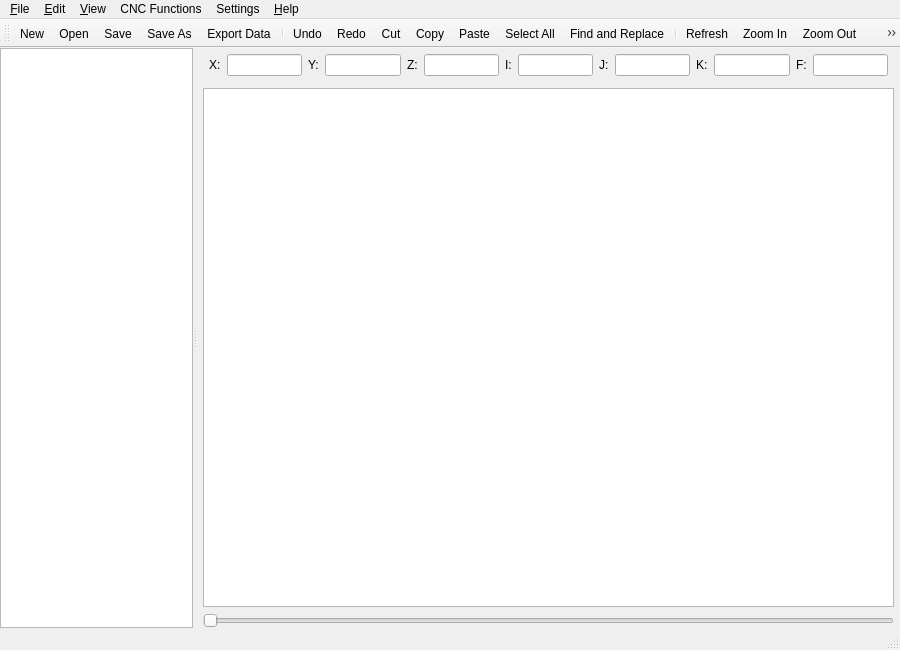
<?xml version="1.0" encoding="UTF-8"?>
<ui version="4.0">
 <class>MainWindow</class>
 <widget class="QMainWindow" name="MainWindow">
  <property name="geometry">
   <rect>
    <x>0</x>
    <y>0</y>
    <width>900</width>
    <height>650</height>
   </rect>
  </property>
  <property name="contextMenuPolicy">
   <enum>Qt::NoContextMenu</enum>
  </property>
  <property name="windowTitle">
   <string>Easy G-code Plot</string>
  </property>
  <widget class="QWidget" name="centralwidget">
   <layout class="QHBoxLayout" name="horizontalLayout">
    <property name="leftMargin">
     <number>0</number>
    </property>
    <property name="topMargin">
     <number>0</number>
    </property>
    <property name="rightMargin">
     <number>0</number>
    </property>
    <property name="bottomMargin">
     <number>0</number>
    </property>
    <item>
     <widget class="QSplitter" name="splitter">
      <property name="orientation">
       <enum>Qt::Horizontal</enum>
      </property>
      <widget class="QTextEdit" name="textEdit"/>
      <widget class="QWidget" name="layoutWidget">
       <layout class="QVBoxLayout" name="verticalLayout">
        <property name="leftMargin">
         <number>6</number>
        </property>
        <property name="rightMargin">
         <number>6</number>
        </property>
        <item>
         <layout class="QHBoxLayout" name="horizontalLayout_2">
          <property name="leftMargin">
           <number>6</number>
          </property>
          <property name="topMargin">
           <number>6</number>
          </property>
          <property name="rightMargin">
           <number>6</number>
          </property>
          <property name="bottomMargin">
           <number>6</number>
          </property>
          <item>
           <widget class="QLabel" name="labelX">
            <property name="text">
             <string>X:</string>
            </property>
           </widget>
          </item>
          <item>
           <widget class="QLineEdit" name="lineEditX">
            <property name="readOnly">
             <bool>true</bool>
            </property>
           </widget>
          </item>
          <item>
           <widget class="QLabel" name="labelY">
            <property name="text">
             <string>Y:</string>
            </property>
           </widget>
          </item>
          <item>
           <widget class="QLineEdit" name="lineEditY">
            <property name="readOnly">
             <bool>true</bool>
            </property>
           </widget>
          </item>
          <item>
           <widget class="QLabel" name="labelZ">
            <property name="text">
             <string>Z:</string>
            </property>
           </widget>
          </item>
          <item>
           <widget class="QLineEdit" name="lineEditZ">
            <property name="readOnly">
             <bool>true</bool>
            </property>
           </widget>
          </item>
          <item>
           <widget class="QLabel" name="label_I">
            <property name="text">
             <string>I:</string>
            </property>
           </widget>
          </item>
          <item>
           <widget class="QLineEdit" name="lineEdit_I">
            <property name="readOnly">
             <bool>true</bool>
            </property>
           </widget>
          </item>
          <item>
           <widget class="QLabel" name="label_J">
            <property name="text">
             <string>J:</string>
            </property>
           </widget>
          </item>
          <item>
           <widget class="QLineEdit" name="lineEdit_J">
            <property name="readOnly">
             <bool>true</bool>
            </property>
           </widget>
          </item>
          <item>
           <widget class="QLabel" name="label_K">
            <property name="text">
             <string>K:</string>
            </property>
           </widget>
          </item>
          <item>
           <widget class="QLineEdit" name="lineEdit_K">
            <property name="readOnly">
             <bool>true</bool>
            </property>
           </widget>
          </item>
          <item>
           <widget class="QLabel" name="labelFeed">
            <property name="text">
             <string>F:</string>
            </property>
           </widget>
          </item>
          <item>
           <widget class="QLineEdit" name="lineEditFeed">
            <property name="readOnly">
             <bool>true</bool>
            </property>
           </widget>
          </item>
         </layout>
        </item>
        <item>
         <widget class="QGraphicsView" name="graphicsView"/>
        </item>
        <item>
         <widget class="QSlider" name="horizontalSlider">
          <property name="orientation">
           <enum>Qt::Horizontal</enum>
          </property>
         </widget>
        </item>
       </layout>
      </widget>
     </widget>
    </item>
   </layout>
  </widget>
  <widget class="QMenuBar" name="menubar">
   <property name="geometry">
    <rect>
     <x>0</x>
     <y>0</y>
     <width>900</width>
     <height>22</height>
    </rect>
   </property>
   <widget class="QMenu" name="menu_File">
    <property name="title">
     <string>&amp;File</string>
    </property>
    <addaction name="actionNew"/>
    <addaction name="actionOpen"/>
    <addaction name="separator"/>
    <addaction name="actionSave"/>
    <addaction name="actionSaveAs"/>
    <addaction name="actionExportData"/>
    <addaction name="separator"/>
    <addaction name="actionExit"/>
   </widget>
   <widget class="QMenu" name="menu_Edit">
    <property name="title">
     <string>&amp;Edit</string>
    </property>
    <addaction name="actionUndo"/>
    <addaction name="actionRedo"/>
    <addaction name="separator"/>
    <addaction name="actionCut"/>
    <addaction name="actionCopy"/>
    <addaction name="actionPaste"/>
    <addaction name="actionSelectAll"/>
    <addaction name="separator"/>
    <addaction name="actionFindReplace"/>
   </widget>
   <widget class="QMenu" name="menu_Help">
    <property name="title">
     <string>&amp;Help</string>
    </property>
    <addaction name="actionAbout"/>
   </widget>
   <widget class="QMenu" name="menuSettings">
    <property name="title">
     <string>Settings</string>
    </property>
    <widget class="QMenu" name="menuArc_Type">
     <property name="title">
      <string>Arc Type</string>
     </property>
     <property name="icon">
      <iconset resource="files_res.qrc">
       <normaloff>:/resource/icons/arc.png</normaloff>:/resource/icons/arc.png</iconset>
     </property>
     <addaction name="actionRelative_to_start"/>
     <addaction name="actionAbsolute"/>
     <addaction name="actionRadius_value"/>
    </widget>
    <addaction name="menuArc_Type"/>
    <addaction name="actionLatheMode"/>
   </widget>
   <widget class="QMenu" name="menu_View">
    <property name="title">
     <string>&amp;View</string>
    </property>
    <addaction name="actionRefresh"/>
    <addaction name="separator"/>
    <addaction name="actionZoom_In"/>
    <addaction name="actionZoom_Out"/>
    <addaction name="separator"/>
    <addaction name="action3D"/>
    <addaction name="actionTop"/>
    <addaction name="actionFront"/>
    <addaction name="actionLeft"/>
    <addaction name="actionGrid"/>
   </widget>
   <widget class="QMenu" name="menuCNC_Functions">
    <property name="title">
     <string>CNC Functions</string>
    </property>
    <widget class="QMenu" name="menuBlockNumbers">
     <property name="title">
      <string>Block Numbers</string>
     </property>
     <property name="icon">
      <iconset resource="files_res.qrc">
       <normaloff>:/resource/icons/number.png</normaloff>:/resource/icons/number.png</iconset>
     </property>
     <addaction name="separator"/>
     <addaction name="actionRenumber"/>
     <addaction name="actionNumbRemove"/>
    </widget>
    <addaction name="menuBlockNumbers"/>
    <addaction name="actionRemoveSpaces"/>
    <addaction name="actionRemoveEmptyLines"/>
    <addaction name="actionStatistics"/>
   </widget>
   <addaction name="menu_File"/>
   <addaction name="menu_Edit"/>
   <addaction name="menu_View"/>
   <addaction name="menuCNC_Functions"/>
   <addaction name="menuSettings"/>
   <addaction name="menu_Help"/>
  </widget>
  <widget class="QStatusBar" name="statusbar"/>
  <widget class="QToolBar" name="toolBar">
   <property name="windowTitle">
    <string>toolBar</string>
   </property>
   <attribute name="toolBarArea">
    <enum>TopToolBarArea</enum>
   </attribute>
   <attribute name="toolBarBreak">
    <bool>false</bool>
   </attribute>
   <addaction name="actionNew"/>
   <addaction name="actionOpen"/>
   <addaction name="actionSave"/>
   <addaction name="actionSaveAs"/>
   <addaction name="actionExportData"/>
   <addaction name="separator"/>
   <addaction name="actionUndo"/>
   <addaction name="actionRedo"/>
   <addaction name="actionCut"/>
   <addaction name="actionCopy"/>
   <addaction name="actionPaste"/>
   <addaction name="actionSelectAll"/>
   <addaction name="actionFindReplace"/>
   <addaction name="separator"/>
   <addaction name="actionRefresh"/>
   <addaction name="actionZoom_In"/>
   <addaction name="actionZoom_Out"/>
   <addaction name="action3D"/>
   <addaction name="actionTop"/>
   <addaction name="actionFront"/>
   <addaction name="actionLeft"/>
   <addaction name="actionGrid"/>
   <addaction name="separator"/>
   <addaction name="actionStep_Backward"/>
   <addaction name="actionPlay"/>
   <addaction name="actionStop"/>
   <addaction name="actionStep_Forward"/>
  </widget>
  <action name="actionNew">
   <property name="icon">
    <iconset resource="files_res.qrc">
     <normaloff>:/resource/icons/new.png</normaloff>:/resource/icons/new.png</iconset>
   </property>
   <property name="text">
    <string>&amp;New</string>
   </property>
   <property name="shortcut">
    <string>Ctrl+N</string>
   </property>
  </action>
  <action name="actionOpen">
   <property name="icon">
    <iconset resource="files_res.qrc">
     <normaloff>:/resource/icons/open.png</normaloff>:/resource/icons/open.png</iconset>
   </property>
   <property name="text">
    <string>&amp;Open</string>
   </property>
   <property name="shortcut">
    <string>Ctrl+O</string>
   </property>
  </action>
  <action name="actionSave">
   <property name="icon">
    <iconset resource="files_res.qrc">
     <normaloff>:/resource/icons/save.png</normaloff>:/resource/icons/save.png</iconset>
   </property>
   <property name="text">
    <string>&amp;Save</string>
   </property>
   <property name="shortcut">
    <string>Ctrl+S</string>
   </property>
  </action>
  <action name="actionSaveAs">
   <property name="icon">
    <iconset resource="files_res.qrc">
     <normaloff>:/resource/icons/save-as.png</normaloff>:/resource/icons/save-as.png</iconset>
   </property>
   <property name="text">
    <string>Save &amp;As</string>
   </property>
   <property name="shortcut">
    <string>Ctrl+Shift+S</string>
   </property>
  </action>
  <action name="actionExit">
   <property name="icon">
    <iconset resource="files_res.qrc">
     <normaloff>:/resource/icons/exit.png</normaloff>:/resource/icons/exit.png</iconset>
   </property>
   <property name="text">
    <string>&amp;Exit</string>
   </property>
   <property name="shortcut">
    <string>Alt+X</string>
   </property>
  </action>
  <action name="actionUndo">
   <property name="icon">
    <iconset resource="files_res.qrc">
     <normaloff>:/resource/icons/undo.png</normaloff>:/resource/icons/undo.png</iconset>
   </property>
   <property name="text">
    <string>&amp;Undo</string>
   </property>
   <property name="shortcut">
    <string>Ctrl+Z</string>
   </property>
  </action>
  <action name="actionRedo">
   <property name="icon">
    <iconset resource="files_res.qrc">
     <normaloff>:/resource/icons/redo.png</normaloff>:/resource/icons/redo.png</iconset>
   </property>
   <property name="text">
    <string>&amp;Redo</string>
   </property>
   <property name="shortcut">
    <string>Ctrl+Y</string>
   </property>
  </action>
  <action name="actionCut">
   <property name="icon">
    <iconset resource="files_res.qrc">
     <normaloff>:/resource/icons/cut.png</normaloff>:/resource/icons/cut.png</iconset>
   </property>
   <property name="text">
    <string>Cu&amp;t</string>
   </property>
   <property name="shortcut">
    <string>Ctrl+X</string>
   </property>
  </action>
  <action name="actionCopy">
   <property name="icon">
    <iconset resource="files_res.qrc">
     <normaloff>:/resource/icons/copy.png</normaloff>:/resource/icons/copy.png</iconset>
   </property>
   <property name="text">
    <string>&amp;Copy</string>
   </property>
   <property name="shortcut">
    <string>Ctrl+C</string>
   </property>
  </action>
  <action name="actionPaste">
   <property name="icon">
    <iconset resource="files_res.qrc">
     <normaloff>:/resource/icons/paste.png</normaloff>:/resource/icons/paste.png</iconset>
   </property>
   <property name="text">
    <string>&amp;Paste</string>
   </property>
   <property name="shortcut">
    <string>Ctrl+P</string>
   </property>
  </action>
  <action name="actionSelectAll">
   <property name="icon">
    <iconset resource="files_res.qrc">
     <normaloff>:/resource/icons/select-all.png</normaloff>:/resource/icons/select-all.png</iconset>
   </property>
   <property name="text">
    <string>Select &amp;All</string>
   </property>
   <property name="shortcut">
    <string>Ctrl+A</string>
   </property>
  </action>
  <action name="actionAbout">
   <property name="icon">
    <iconset resource="files_res.qrc">
     <normaloff>:/resource/icons/about.png</normaloff>:/resource/icons/about.png</iconset>
   </property>
   <property name="text">
    <string>&amp;About</string>
   </property>
   <property name="shortcut">
    <string>F1</string>
   </property>
  </action>
  <action name="actionFindReplace">
   <property name="icon">
    <iconset resource="files_res.qrc">
     <normaloff>:/resource/icons/find-replace.png</normaloff>:/resource/icons/find-replace.png</iconset>
   </property>
   <property name="text">
    <string>&amp;Find and Replace</string>
   </property>
   <property name="toolTip">
    <string>Find and Replace</string>
   </property>
   <property name="shortcut">
    <string>Ctrl+F</string>
   </property>
  </action>
  <action name="actionRefresh">
   <property name="icon">
    <iconset resource="files_res.qrc">
     <normaloff>:/resource/icons/refresh.png</normaloff>:/resource/icons/refresh.png</iconset>
   </property>
   <property name="text">
    <string>Refresh</string>
   </property>
   <property name="toolTip">
    <string>Refresh</string>
   </property>
  </action>
  <action name="actionPlay">
   <property name="checkable">
    <bool>true</bool>
   </property>
   <property name="icon">
    <iconset resource="files_res.qrc">
     <normaloff>:/resource/icons/play.png</normaloff>:/resource/icons/play.png</iconset>
   </property>
   <property name="text">
    <string>Play</string>
   </property>
  </action>
  <action name="actionStop">
   <property name="checkable">
    <bool>true</bool>
   </property>
   <property name="icon">
    <iconset resource="files_res.qrc">
     <normaloff>:/resource/icons/stop.png</normaloff>:/resource/icons/stop.png</iconset>
   </property>
   <property name="text">
    <string>Stop</string>
   </property>
  </action>
  <action name="actionExportData">
   <property name="icon">
    <iconset resource="files_res.qrc">
     <normaloff>:/resource/icons/export.png</normaloff>:/resource/icons/export.png</iconset>
   </property>
   <property name="text">
    <string>Export &amp;Data</string>
   </property>
  </action>
  <action name="action3D">
   <property name="icon">
    <iconset resource="files_res.qrc">
     <normaloff>:/resource/icons/3D.png</normaloff>:/resource/icons/3D.png</iconset>
   </property>
   <property name="text">
    <string>View 3D</string>
   </property>
   <property name="toolTip">
    <string>View 3D</string>
   </property>
  </action>
  <action name="actionTop">
   <property name="icon">
    <iconset resource="files_res.qrc">
     <normaloff>:/resource/icons/top.png</normaloff>:/resource/icons/top.png</iconset>
   </property>
   <property name="text">
    <string>View Top</string>
   </property>
   <property name="toolTip">
    <string>View Top (XY/G17)</string>
   </property>
  </action>
  <action name="actionFront">
   <property name="icon">
    <iconset resource="files_res.qrc">
     <normaloff>:/resource/icons/front.png</normaloff>:/resource/icons/front.png</iconset>
   </property>
   <property name="text">
    <string>View Front</string>
   </property>
   <property name="toolTip">
    <string>View Front (XZ/G18)</string>
   </property>
  </action>
  <action name="actionLeft">
   <property name="icon">
    <iconset resource="files_res.qrc">
     <normaloff>:/resource/icons/left.png</normaloff>:/resource/icons/left.png</iconset>
   </property>
   <property name="text">
    <string>View Left</string>
   </property>
   <property name="toolTip">
    <string>View Left (YZ/G19)</string>
   </property>
  </action>
  <action name="actionRelative_to_start">
   <property name="checkable">
    <bool>true</bool>
   </property>
   <property name="text">
    <string>Relative to start</string>
   </property>
  </action>
  <action name="actionAbsolute">
   <property name="checkable">
    <bool>true</bool>
   </property>
   <property name="text">
    <string>Absolute arc center</string>
   </property>
  </action>
  <action name="actionRadius_value">
   <property name="checkable">
    <bool>true</bool>
   </property>
   <property name="text">
    <string>Radius value</string>
   </property>
  </action>
  <action name="actionZoom_In">
   <property name="icon">
    <iconset resource="files_res.qrc">
     <normaloff>:/resource/icons/zoom-in.png</normaloff>:/resource/icons/zoom-in.png</iconset>
   </property>
   <property name="text">
    <string>Zoom In</string>
   </property>
   <property name="toolTip">
    <string>Zoom In</string>
   </property>
   <property name="shortcut">
    <string>Ctrl++</string>
   </property>
   <property name="menuRole">
    <enum>QAction::NoRole</enum>
   </property>
  </action>
  <action name="actionZoom_Out">
   <property name="icon">
    <iconset resource="files_res.qrc">
     <normaloff>:/resource/icons/zoom-out.png</normaloff>:/resource/icons/zoom-out.png</iconset>
   </property>
   <property name="text">
    <string>Zoom Out</string>
   </property>
   <property name="toolTip">
    <string>Zoom Out</string>
   </property>
   <property name="shortcut">
    <string>Ctrl+-</string>
   </property>
   <property name="menuRole">
    <enum>QAction::NoRole</enum>
   </property>
  </action>
  <action name="actionStep_Backward">
   <property name="icon">
    <iconset resource="files_res.qrc">
     <normaloff>:/resource/icons/step_backward.png</normaloff>:/resource/icons/step_backward.png</iconset>
   </property>
   <property name="text">
    <string>Step Backward</string>
   </property>
   <property name="toolTip">
    <string>Step Backward</string>
   </property>
   <property name="menuRole">
    <enum>QAction::NoRole</enum>
   </property>
  </action>
  <action name="actionStep_Forward">
   <property name="icon">
    <iconset resource="files_res.qrc">
     <normaloff>:/resource/icons/step_forward.png</normaloff>:/resource/icons/step_forward.png</iconset>
   </property>
   <property name="text">
    <string>Step Forward</string>
   </property>
   <property name="menuRole">
    <enum>QAction::NoRole</enum>
   </property>
  </action>
  <action name="actionLatheMode">
   <property name="checkable">
    <bool>true</bool>
   </property>
   <property name="icon">
    <iconset resource="files_res.qrc">
     <normaloff>:/resource/icons/lathe.png</normaloff>:/resource/icons/lathe.png</iconset>
   </property>
   <property name="text">
    <string>Lathe Mode</string>
   </property>
   <property name="toolTip">
    <string>Lathe Mode</string>
   </property>
  </action>
  <action name="actionGrid">
   <property name="checkable">
    <bool>true</bool>
   </property>
   <property name="icon">
    <iconset resource="files_res.qrc">
     <normaloff>:/resource/icons/grid.png</normaloff>:/resource/icons/grid.png</iconset>
   </property>
   <property name="text">
    <string>Grid</string>
   </property>
   <property name="toolTip">
    <string>Grid</string>
   </property>
   <property name="menuRole">
    <enum>QAction::NoRole</enum>
   </property>
  </action>
  <action name="actionStatistics">
   <property name="icon">
    <iconset resource="files_res.qrc">
     <normaloff>:/resource/icons/stat.png</normaloff>:/resource/icons/stat.png</iconset>
   </property>
   <property name="text">
    <string>Statistics</string>
   </property>
  </action>
  <action name="actionRenumber">
   <property name="text">
    <string>Renumber</string>
   </property>
  </action>
  <action name="actionNumbRemove">
   <property name="text">
    <string>Remove</string>
   </property>
  </action>
  <action name="actionRemoveEmptyLines">
   <property name="icon">
    <iconset resource="files_res.qrc">
     <normaloff>:/resource/icons/removeSpaces.png</normaloff>:/resource/icons/removeSpaces.png</iconset>
   </property>
   <property name="text">
    <string>Remove Empty Lines</string>
   </property>
  </action>
  <action name="actionRemoveSpaces">
   <property name="icon">
    <iconset resource="files_res.qrc">
     <normaloff>:/resource/icons/removeEmptyLines.png</normaloff>:/resource/icons/removeEmptyLines.png</iconset>
   </property>
   <property name="text">
    <string>Remove Spaces</string>
   </property>
  </action>
 </widget>
 <resources>
  <include location="files_res.qrc"/>
 </resources>
 <connections/>
</ui>
